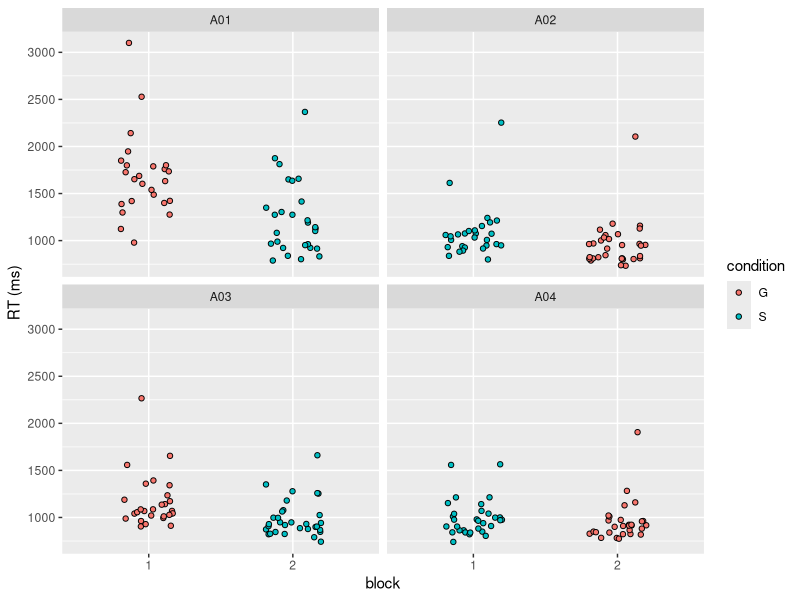
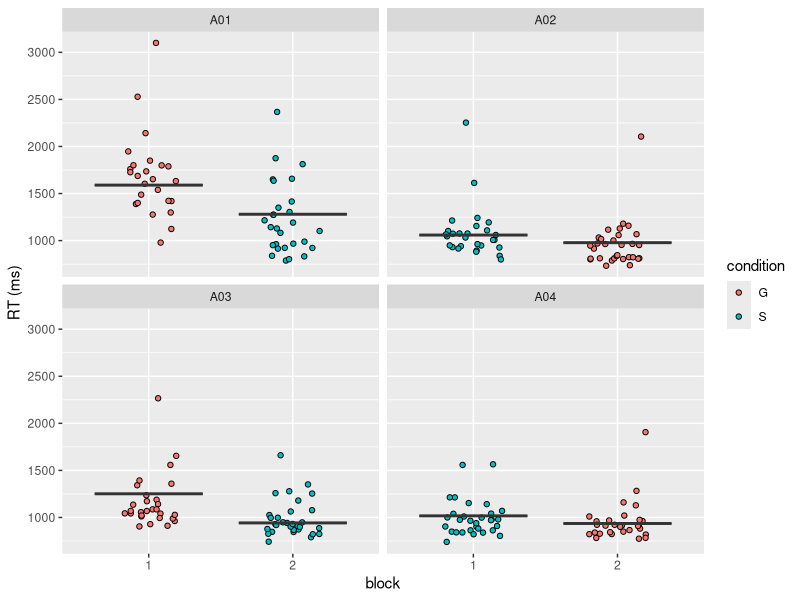

R code for these plots, in order:
## ---- chunk 1
library(dplyr)
library(ggplot2)
library(lme4)
## ---- chunk 2
d = read.csv("data/cleanAHData.csv") %>%
  mutate(RT=RT*1000)

d
## ---- chunk 3
get_condition_order = function(condition){
  return(condition[1])
}

get_block_number = function(condition, condition_order){
  is_first_block = condition == condition_order
  return(2 - is_first_block)
}

d = d %>%
  group_by(subject) %>%
  mutate(condition_order=get_condition_order(condition), block=get_block_number(condition, condition_order)) %>%
  ungroup() %>%
  mutate(condition_order=factor(condition_order), block=factor(block))

d
## ---- chunk 4
group_width = 0.2

fig = ggplot(d, aes(x=factor(block), y=RT, fill=condition)) +
  labs(x="block", y="RT (ms)") +
  geom_jitter(shape="circle filled", height=0, width=group_width) +
  facet_wrap(vars(subject))

fig
## ---- chunk 5
m0 = lmer(RT ~ 1 + (1|subject), d, REML=FALSE)
m_order = update(m0, ~ . + block)
m_condition = update(m_order, ~ . + condition)
m_interaction = update(m_condition, ~ . + condition:block)
## ---- chunk 6
summary(m_interaction)
## ---- chunk 7
d[,"predicted"] = predict(m_interaction)

fig %+% d +
  geom_boxplot(aes(y=predicted), show.legend=FALSE)
## ---- chunk 8
anova(m0, m_order, m_condition, m_interaction)
